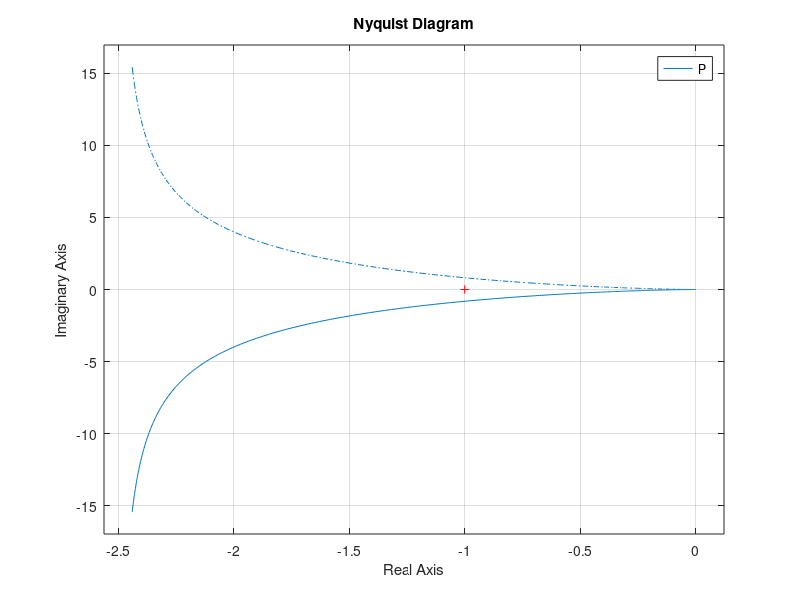

The MATLAB script that drew this image: (Note: this script raises an error after producing the figure.)
clc;clear all;close all;

%Student Numbers
% 20523043 Pavel 
% 20509464 Tyler
% 20482444 Henrietta 

s = tf('s')
P = 10/(s*(s+2))

%doesnt work all that well, since its not the same as the lecture notes
nyquist(P)
% can also make the s pole be epsilon.
%works ok
figure()
nyquist1(P)

% bode will give you the same information about the phase margin and gain
% margin
figure()
bode(P)
figure()
margin(P)

TF = 2/((s)*(s^3+3*s^2+6*s+1));
k = linspace(0,1.2,100);

% doesnt work gives gain of 1.01 
figure()
rlocus(TF)

% try creating a vector for k to increase the resolution of the linear
% interpolation for rlocus function
figure()
rlocus(TF, k)
